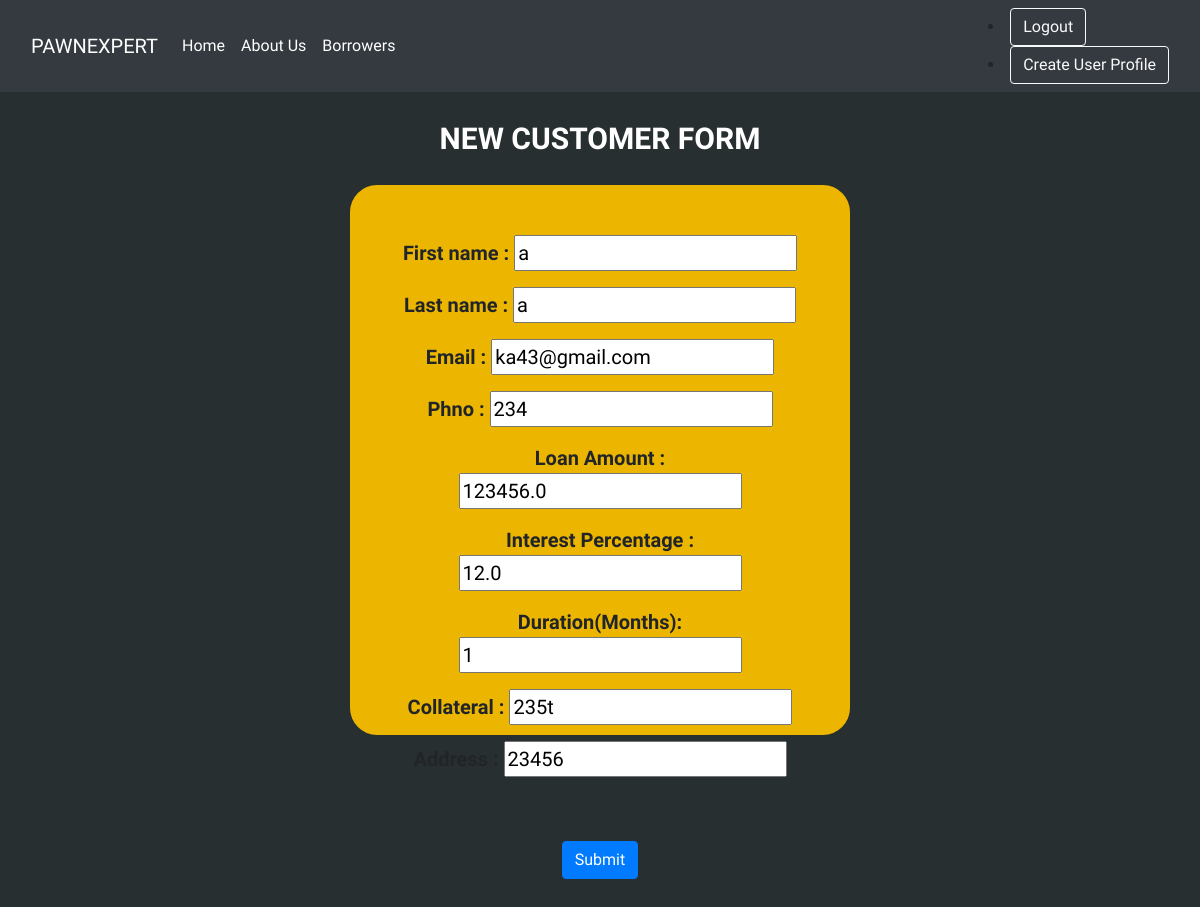
The app's page /mbp/profs/2/edit (signed in) with its own data.
### pawn/models.py (models this page shows)
class Profile(models.Model):
    profile_id = models.AutoField
    first_name = models.CharField(max_length=30)
    last_name = models.CharField(max_length=30)
    amount = models.FloatField()
    interest = models.FloatField()
    month = models.IntegerField()
    phnno = models.IntegerField()
    email = models.EmailField()
    date = models.DateTimeField(auto_now_add=True)
    collateral = models.CharField(max_length=300)
    address = models.CharField(max_length=400)
    user = models.ForeignKey(User, on_delete=models.CASCADE,related_name="pawn")

### pawn/views.py (the view)
# urls.py: path('profs/<int:pk>/edit', views.ProfileUpdateView.as_view(), name="profile.update"),
class ProfileUpdateView(LoginRequiredMixin,UpdateView):
    model =Profile
    template_name = "pawn/newprofileform.html"
    success_url = '/mbp/profs/'
    form_class = ProfileForm
    login_url = '/admin'

### pawn/forms.py (shortened to what this page needs)
class ProfileForm(forms.ModelForm):
    class Meta:
        model = Profile
        fields = {'first_name','last_name','amount','interest','month','phnno','email','collateral','address'}
        widgets = {
            'first_name' : forms.TextInput(attrs={
                'class' : 'form-group col-xs-4','type':'text' }),'last_name': forms.TextInput(attrs={
                'class': 'form-group col-xs-4' }),'email': forms.TextInput(attrs={
                'class': 'form-group col-xs-4' }),   'phnno': forms.TextInput(attrs={
                'class': 'form-group col-xs-4'  }), 'amount': forms.TextInput(attrs={
                'class': 'form-group col-xs-4' }), 'interest': forms.TextInput(attrs={
                'class': 'form-group col-xs-4'}),'month': forms.TextInput(attrs={
                'class': 'form-group col-xs-4' }),'collateral': forms.TextInput(attrs={
                'class': 'form-group col-xs-4' }),  'address': forms.TextInput(attrs={
                'class': 'form-group col-xs-5' }),
        }

### pawn/templates/pawn/newprofileform.html (shortened to what this page needs)
{% extends "base.html" %}
{%  block content %}
<br/>
<b style="font-size : 30px;font-family: 'Viga';color : white;">NEW CUSTOMER FORM</b>
  <br/> <br/>
<div class="box-model" >
<form method="POST">
 <div class="form-group" style="font-size : 20px;font-family: 'Viga';">
    <b> First name :</b> {{form.first_name}}
  <br/>
    <b> Last name :</b> {{form.last_name}}
  <br/>
    <b> Email :</b> {{form.email}}
  <br/>
    <b> Phno :</b> {{form.phnno}}
  <br/>
    <b> Loan Amount :</b> {{form.amount}}
  <br/>
    <b> Interest Percentage :</b> {{form.interest}}
  <br/>
    <b> Duration(Months):</b>{{form.month}}
  <br/>
    <b> Collateral :</b> {{form.collateral}}
  <br/>
    <b> Address :</b> {{form.address}}
    <br/>
  <button type="submit" class="btn btn-primary my-5">Submit</button>
   </div>
</form>
</div>
{% endblock %}

### static/css/style.css (style rules this page uses)
body { font-color: white; }

### pawn/templates/pawn/newprofileform.html (style rules this page uses)
.box-model { width: 500px; height : 550px; padding: 50px; font-family:'Viga'; border-radius: 27px; background-color : #ECB600; margin-left: auto; margin-right: auto; }

### records on screen
Profile: first_name "a", last_name "a", email "ka43@gmail.com", phnno "234", amount "123456.0", interest "12.0", month "1", collateral "235t", address "23456"
